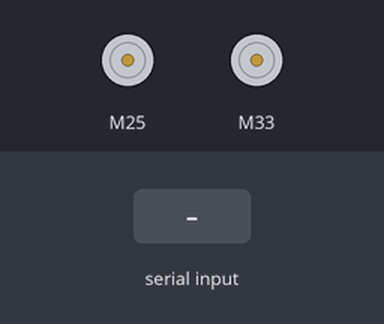
A sketch run on a simulated ESP32. On the bench: 2 × DC motor (green arrow = forward, orange = backward, longer = faster). The test bench sets the inputs (shaded band).

Above: at 1.2 s.
1.3 s: "FORWARD\n" received over Serial
At 1.8 s:
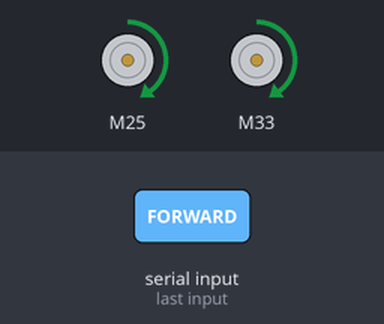
3.6 s: "BACKWARD\n" received over Serial
5.9 s: "LEFT\n" received over Serial
At 6.34 s:
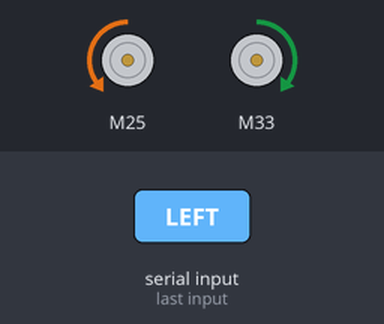
8.1 s: "RIGHT\n" received over Serial
At 8.54 s:
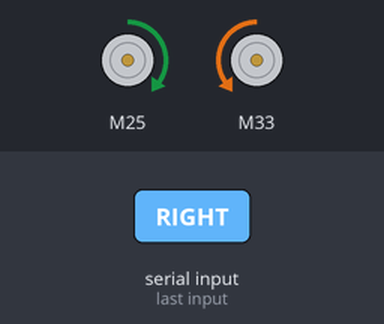
10.3 s: "SEARCH_LEFT\n" received over Serial
At 10.87 s:
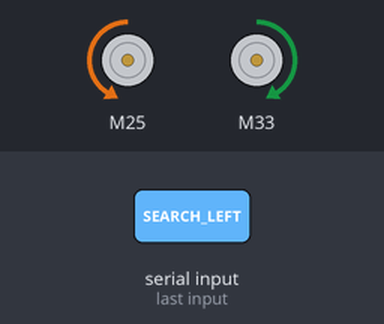
12.5 s: "SEARCH_RIGHT\n" received over Serial
At 14.0 s:
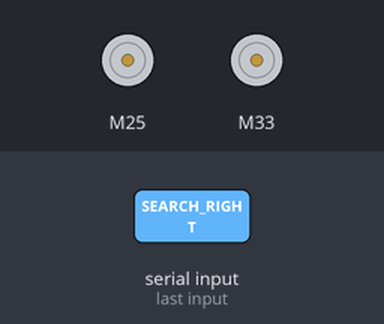
Timing chart, 0 to 15.5 s (numbered marks = the images above; inputs shaded):
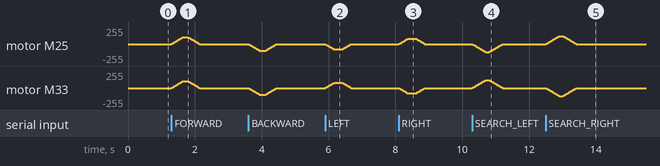

Measured:
- after the input at 1.3 s, motor M25, motor M33: rises from stopped to forward 100/255 in 0.34 s, then falls to stopped in 0.51 s
- after the input at 5.9 s, motor M33: rises from stopped to forward 80/255 in 0.26 s, then falls to stopped in 0.51 s
- after the input at 8.1 s, motor M25: rises from stopped to forward 80/255 in 0.26 s, then falls to stopped in 0.51 s
- after the input at 10.3 s, motor M33: rises from stopped to forward 120/255 in 0.40 s, then falls to stopped in 0.51 s
- after the input at 12.5 s, motor M25: rises from stopped to forward 120/255 in 0.40 s, then falls to stopped in 0.51 s

The sketch:

main.ino
```cpp
#include <CytronMotorDriver.h>

// Motor 1 (ซ้าย), Motor 2 (ขวา)
CytronMD motor1(PWM_DIR, 25, 26);
CytronMD motor2(PWM_DIR, 33, 27);

String command = "";
unsigned long lastCommandTime = 0;

// --- ตั้งค่าความเร็วสูงสุด ---
int maxSpeedMove = 100;
int maxSpeedTurn = 80;
int maxSpeedSearch = 120;

// --- ตัวแปรสำหรับ Soft Start ---
float currentSpeed1 = 0; // ความเร็วปัจจุบันของมอเตอร์ 1
float currentSpeed2 = 0; // ความเร็วปัจจุบันของมอเตอร์ 2
float targetSpeed1 = 0;  // ความเร็วที่อยากให้เป็น (เป้าหมาย)
float targetSpeed2 = 0;  // ความเร็วที่อยากให้เป็น (เป้าหมาย)

// *** ปรับความนุ่มนวลตรงนี้ ***
// ยิ่งเลขน้อย ยิ่งนุ่ม (แต่ตอบสนองช้า)
// ยิ่งเลขมาก ยิ่งพุ่งเร็ว (กระชาก)
float acceleration = 3.0;

void setup() {
  Serial.begin(115200);
  stopMotorsImmediate();
}

void loop() {
  // 1. รับคำสั่งจาก Python
  if (Serial.available() > 0) {
    command = Serial.readStringUntil('\n');
    command.trim();
    lastCommandTime = millis();
    processCommand(command);
  }

  // 2. Safety: ถ้าเงียบนานเกิน หยุด
  if (millis() - lastCommandTime > 500) {
    targetSpeed1 = 0;
    targetSpeed2 = 0;
  }

  // 3. ฟังก์ชันสำคัญ: ค่อยๆ ปรับความเร็ว (Ramping)
  handleMotorRamp();

  // หน่วงเวลาเล็กน้อยเพื่อให้จังหวะการเร่งสม่ำเสมอ
  delay(10);
}

void handleMotorRamp() {
  // --- Motor 1 Logic ---
  if (currentSpeed1 < targetSpeed1) {
    currentSpeed1 += acceleration;
    if (currentSpeed1 > targetSpeed1) currentSpeed1 = targetSpeed1; // กันเกิน
  } else if (currentSpeed1 > targetSpeed1) {
    currentSpeed1 -= acceleration;
    if (currentSpeed1 < targetSpeed1) currentSpeed1 = targetSpeed1; // กันเกิน
  }

  // --- Motor 2 Logic ---
  if (currentSpeed2 < targetSpeed2) {
    currentSpeed2 += acceleration;
    if (currentSpeed2 > targetSpeed2) currentSpeed2 = targetSpeed2;
  } else if (currentSpeed2 > targetSpeed2) {
    currentSpeed2 -= acceleration;
    if (currentSpeed2 < targetSpeed2) currentSpeed2 = targetSpeed2;
  }

  // สั่งงานมอเตอร์จริงๆ ตรงนี้
  motor1.setSpeed((int)currentSpeed1);
  motor2.setSpeed((int)currentSpeed2);
}

void processCommand(String cmd) {
  // เปลี่ยนจากการสั่ง motor.setSpeed ตรงๆ เป็นการตั้ง targetSpeed แทน

  if (cmd == "FORWARD") {
    targetSpeed1 = maxSpeedMove;
    targetSpeed2 = maxSpeedMove;
  }
  else if (cmd == "BACKWARD") {
    targetSpeed1 = -maxSpeedMove;
    targetSpeed2 = -maxSpeedMove;
  }
  else if (cmd == "LEFT") {
    targetSpeed1 = -maxSpeedTurn;
    targetSpeed2 = maxSpeedTurn;
  }
  else if (cmd == "RIGHT") {
    targetSpeed1 = maxSpeedTurn;
    targetSpeed2 = -maxSpeedTurn;
  }
  else if (cmd == "SEARCH_LEFT") {
    targetSpeed1 = -maxSpeedSearch;
    targetSpeed2 = maxSpeedSearch;
  }
  else if (cmd == "SEARCH_RIGHT") {
    targetSpeed1 = maxSpeedSearch;
    targetSpeed2 = -maxSpeedSearch;
  }
  else {
    // STOP
    targetSpeed1 = 0;
    targetSpeed2 = 0;
  }
}

void stopMotorsImmediate() {
  targetSpeed1 = 0;
  targetSpeed2 = 0;
  currentSpeed1 = 0;
  currentSpeed2 = 0;
  motor1.setSpeed(0);
  motor2.setSpeed(0);
}
```
